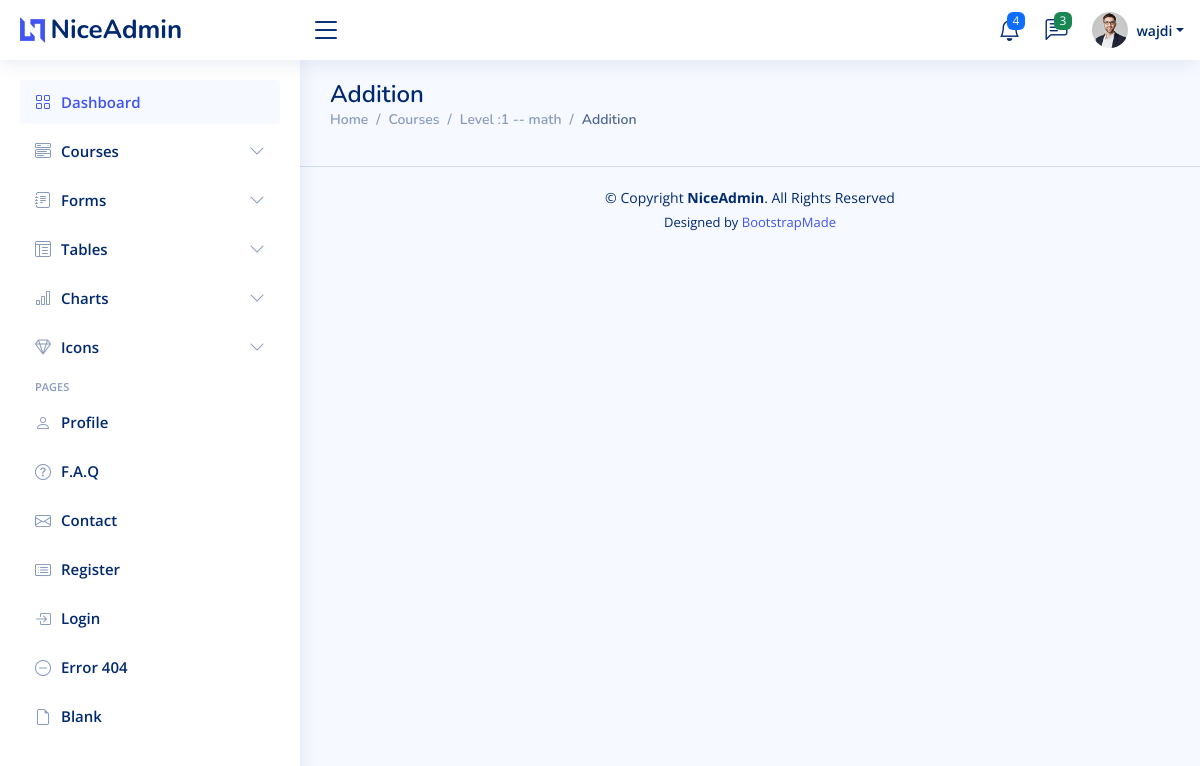
The page /teacher/courses/1/math/Addition (signed in) on the database as committed earlier.
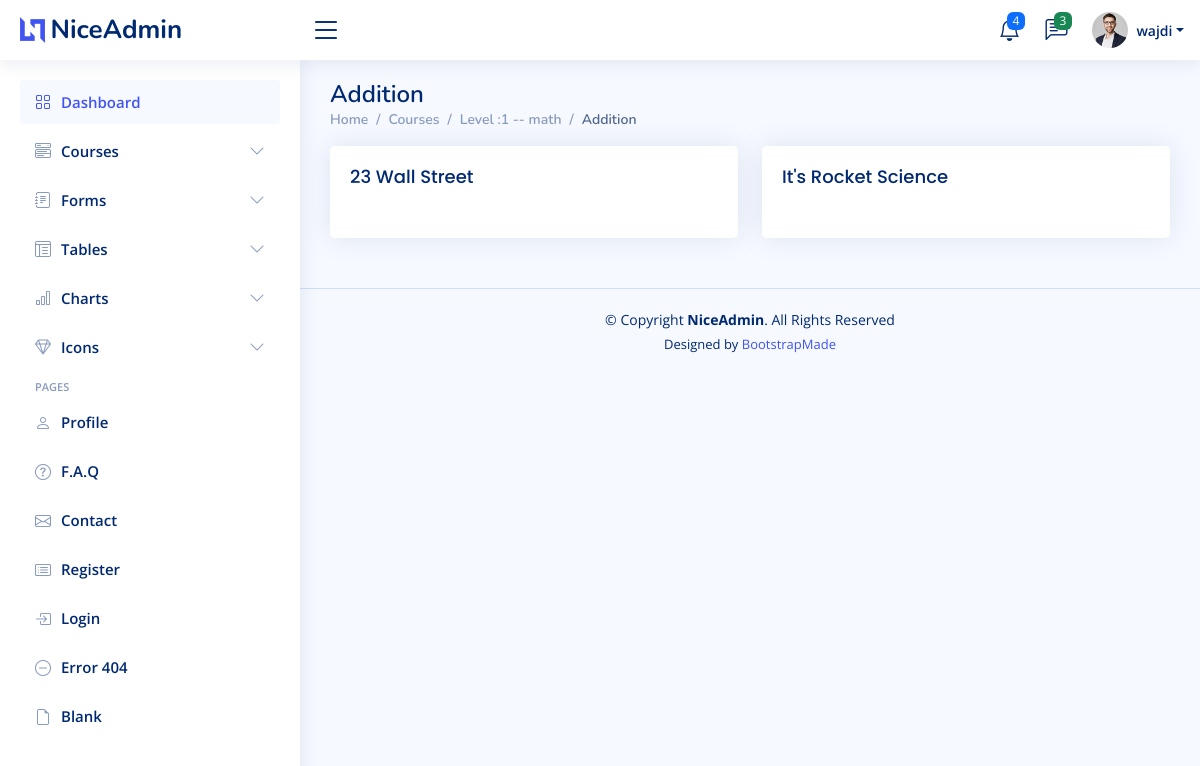
The same page on the database as committed later.
### course/models.py (models this page shows, shortened)
class CourseMaterial(models.Model):
    title = models.CharField(max_length=255)
    content = models.TextField()
    summary = models.TextField()
    audio = models.FileField(upload_to='course/static/audio/', null=True, blank=True)
    summary_audio = models.FileField(upload_to='course/static/audio/summaries/', null=True, blank=True)
    chapter = models.ForeignKey(Chapter, on_delete=models.CASCADE)
    slug = models.SlugField(max_length=255, unique=True, null=True, blank=True)

### course/views.py (the view)
# urls.py: path("teacher/courses/<int:level>/<str:subject>/<str:chapter>",views.list_course_material,name='list_course_material'),
def list_course_material(request, level, subject, chapter):
    sub = Subject.objects.get(Q(name=subject) & Q(level=Level.objects.get(number=level)))
    chapterr = Chapter.objects.get(Q(subject=sub) & Q(name=chapter))
    course_material = CourseMaterial.objects.filter(chapter=chapterr)
    return render(request, 'course/teacher/list_course_material_teacher.html',
                  {'course_material': course_material, 'subject': sub, 'chapter': chapterr,
                   'first_name': request.user.first_name,
                   'full_name': request.user.get_full_name(), 'role': 'Teacher'})

### course/models.py (called while the page is built)
    def __str__(self):
        return f'Level :{self.number}'

    def __str__(self):
        return f'{self.level.__str__()} -- {self.name} '

### templates/course/teacher/list_course_material_teacher.html (shortened to what this page needs)
{% extends 'course/teacher/base_teacher.html' %}
{% block content %}
    <main id="main" class="main">
        <div class="pagetitle">
            <h1>{{ chapter.name }}</h1>
            <nav>
                <ol class="breadcrumb">
                    <li class="breadcrumb-item"><a href="/teacher/">Home</a></li>
                    <li class="breadcrumb-item"><a href="/teacher/courses">Courses</a></li>
                    <li class="breadcrumb-item"><a href="/teacher/courses/{{ subject.level.number }}/{{ subject.name }}">{{ subject }}</a></li>
                    <li class="breadcrumb-item active">{{ chapter.name }}</li>
                </ol>
            </nav>
        </div>
        <section class="section">
            {% for object in course_material %}
                {% if forloop.counter0|divisibleby:2 %}
                    <div class="row">
                {% endif %}
            <div class="col-lg-6">
                <a href="{{ request.path }}/{{ object.slug }}">
                    <div class="card">
                        <div class="card-body">
                            <h5 class="card-title">{{ object.title }}</h5>
                        </div>
                    </div>
                </a>
            </div>
            {% if forloop.counter|divisibleby:2 or forloop.last %}
                </div>
            {% endif %}
            {% endfor %}
        </section>
    </main>
{% endblock %}

Rows that differ between the two databases and show on the page:
added CourseMaterial: title "23 Wall Street"
added CourseMaterial: title "It's Rocket Science"
